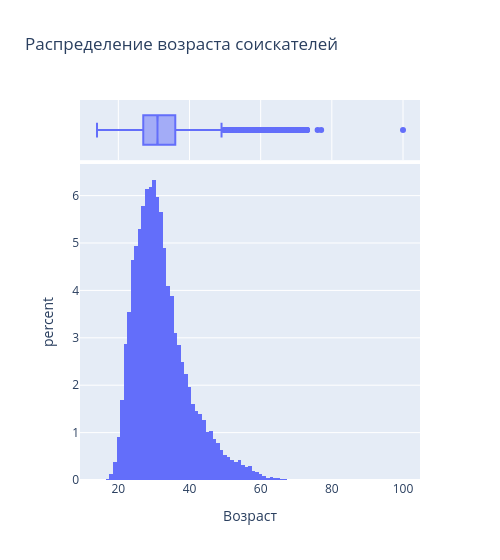

Here is the notebook cell this chart was saved with:
### Markdown cell above
Построим распределение признака **"Возраст"**.

### Code cell
fig = px.histogram(
    data_frame=resume_data,
    x='Возраст',
    title='Распределение возраста соискателей',
    histnorm='percent',
    width=500,
    marginal='box'
)
fig.show()
fig.write_html("Data/Figure1.html")
fig.write_image('Figures/Figure1.html')

### Figure 1 — Plotly figure (JSON) as saved in the notebook; plotly's stock layout.template omitted (floating-point values rounded to 4 significant figures; data arrays with more than 128 entries replaced by an {"elided": "..."} marker saying what was removed)
{"data": [{"alignmentgroup": "True", "bingroup": "x", "histnorm": "percent", "hovertemplate": "Возраст=%{x}<br>percent=%{y}<extra></extra>", "legendgroup": "", "marker": {"color": "#636efa", "pattern": {"shape": ""}}, "name": "", "offsetgroup": "", "orientation": "v", "showlegend": false, "type": "histogram", "x": {"elided": "44744 int values"}, "xaxis": "x", "yaxis": "y"}, {"alignmentgroup": "True", "hovertemplate": "Возраст=%{x}<extra></extra>", "legendgroup": "", "marker": {"color": "#636efa"}, "name": "", "notched": true, "offsetgroup": "", "showlegend": false, "type": "box", "x": {"elided": "44744 int values"}, "xaxis": "x2", "yaxis": "y2"}], "layout": {"barmode": "relative", "legend": {"tracegroupgap": 0}, "title": {"text": "Распределение возраста соискателей"}, "width": 500, "xaxis": {"anchor": "y", "domain": [0, 1], "title": {"text": "Возраст"}}, "xaxis2": {"anchor": "y2", "domain": [0, 1], "matches": "x", "showgrid": true, "showticklabels": false}, "yaxis": {"anchor": "x", "domain": [0, 0.8316], "title": {"text": "percent"}}, "yaxis2": {"anchor": "x2", "domain": [0.8416, 1], "matches": "y2", "showgrid": false, "showline": false, "showticklabels": false, "ticks": ""}}}
